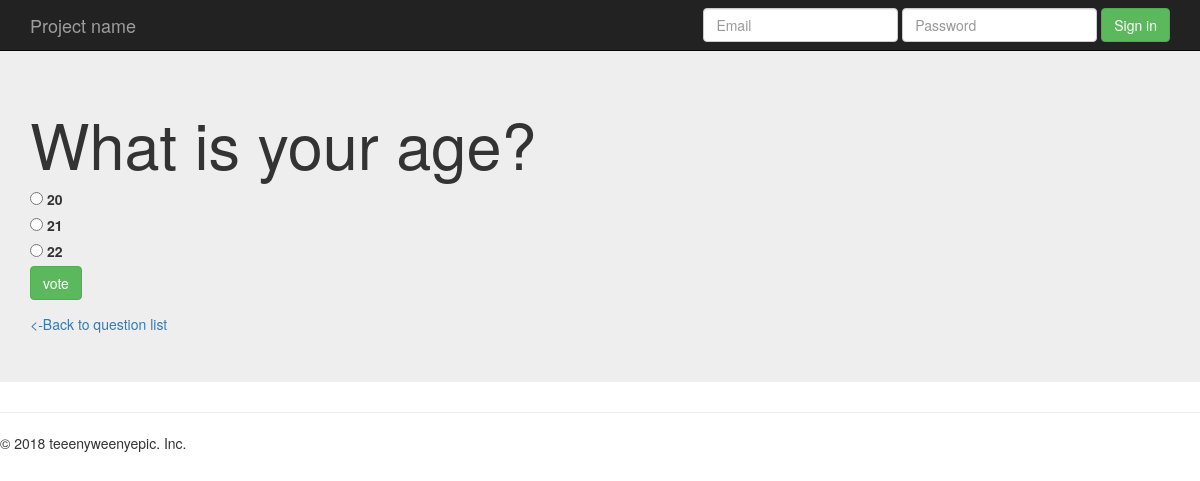
Page /polls/3/ on the committed database.
### polls/models.py (models this page shows, shortened)
class Question(models.Model):
    question_text = models.CharField(max_length=200)
    pub_date = models.DateTimeField('date published')

class Choice(models.Model):
    choice_text = models.CharField(max_length=200)
    votes = models.IntegerField(default=0)
    question = models.ForeignKey(Question, on_delete=models.CASCADE)

### polls/views.py (the view)
# urls.py: url(r'^(?P<question_id>[0-9]+)/$', views.detail, name="detail"),
def detail(request, question_id):
    try:
        question = Question.objects.get(pk=question_id)
    except Question.DoesNotExist:
        raise Http404("Question does not exist")
    return render(request, 'polls/detail.html', {'question': question})

### polls/templates/polls/detail.html (shortened to what this page needs)
{% extends 'polls/base.html' %}
{% block main_content %}
<h1> {{question.question_text}}</h1>
<form action= " {% url 'polls:vote' question.id %}" method ="post">
    {% for choice in question.choice_set.all %}
        <input type="radio" name="choice" id="choice{{forloop.counter}}" value="{{choice.id}}"/>
        <label for="choice{{forloop.counter}}">{{choice.choice_text}}</label><br>
    {% endfor %}
    <input type="submit" class="btn btn-success" value="vote"/>
</form>
<a href="{% url 'polls:index' %}"> <-Back to question list</a>
{% endblock %}

### rows in the picture
Question: question_text "What is your age?"
Choice: choice_text "20"
Choice: choice_text "21"
Choice: choice_text "22"
